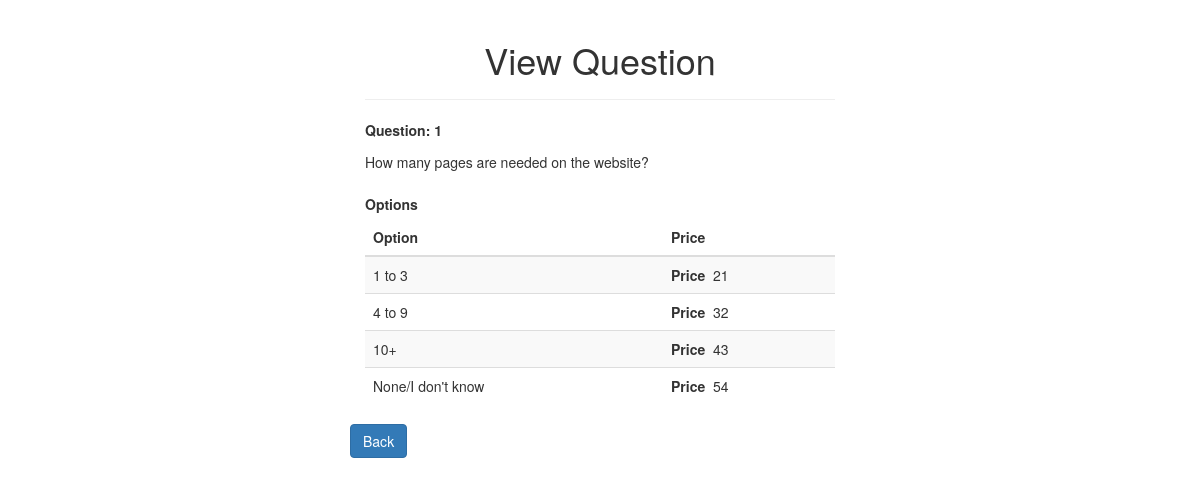
The page /admin/read.php?id=1 on the database its author committed.
### tables this page shows
CREATE TABLE `questions` (
  `id` int(10) NOT NULL,
  `qid` int(10) NOT NULL,
  `question` text NOT NULL
);

CREATE TABLE `options` (
  `opt_id` int(10) NOT NULL,
  `opt_name` varchar(255) NOT NULL,
  `opt_price` int(11) DEFAULT NULL,
  `qid` int(10) DEFAULT NULL
);

### admin/read.php (the view, shortened to what this page needs)
<?php
if(isset($_GET["id"]) && !empty(trim($_GET["id"]))){
    require 'store.php';
    $sql = "SELECT * FROM questions WHERE qid = ?";
    if($stmt = mysqli_prepare($conn, $sql)){
        mysqli_stmt_bind_param($stmt, "i", $param_id);
        $param_id = trim($_GET["id"]);
        if(mysqli_stmt_execute($stmt)){
            $result = mysqli_stmt_get_result($stmt);
            if(mysqli_num_rows($result) == 1){
                $row = mysqli_fetch_array($result, MYSQLI_ASSOC);
            } else{
                header("location: error.php");
                exit();
            }
        } else{
            echo "Oops! Something went wrong. Please try again later.";
        }
    }
} else{
    echo 'error';
    header("location: error.php");
    exit();
}
$sql1 = "SELECT * FROM options WHERE qid = ?";
    $opt = mysqli_prepare($conn, $sql1);
    mysqli_stmt_bind_param($opt, "i", $param_id);
mysqli_stmt_execute($opt);
$result = mysqli_stmt_get_result($opt);?>
<!DOCTYPE html>
<html lang="en">
<head>
    <link rel="stylesheet" href="https://maxcdn.bootstrapcdn.com/bootstrap/3.3.7/css/bootstrap.css">
</head>
<body>
    <div class="wrapper">
        <div class="container-fluid">
            <div class="row">
                <div class="col-md-12">
                    <div class="page-header">
                        <h1>View Question</h1>
                    </div>
                    <div class="form-group">
                        <label>Question: <?php echo $row["qid"]; ?></label>
                        <p class="form-control-static"><?php echo $row["question"]; ?></p>
                    </div>
                    <div class="form-group">
                        <label>Options</label>
                        <table class="table table-striped">
    <thead>
      <tr>
        <th>Option</th>
        <th>Price</th>
      </tr>
    </thead>
    <tbody>
      <tr><?php while($row = mysqli_fetch_array($result, MYSQLI_ASSOC)){ ?>
        <td><?php echo $row["opt_name"]; ?></td>
        <td><?php   echo "<b>Price&nbsp;&nbsp;</b>".$row["opt_price"];
                        echo "<br></td>
      </tr>";
                    }?>
    </tbody>
  </table>
                    </div>
</div>
                    <p><a href="questions_data.php" class="btn btn-primary">Back</a></p>
                </div>
            </div>
        </div>
</body>
</html>

### formstyle.css (style rules this page uses)
* { box-sizing: border-box; }
body { background-color: #f1f1f1; }
h1 { text-align: center; }

### admin/read.php (style rules this page uses)
.wrapper { width: 500px; margin: 0 auto; }

### rows shown on the page
questions: qid "1", question "How many pages are needed on the website?"
options: opt_name "1 to 3", opt_price "21"
options: opt_name "4 to 9", opt_price "32"
options: opt_name "10+", opt_price "43"
options: opt_name "None/I don't know", opt_price "54"
